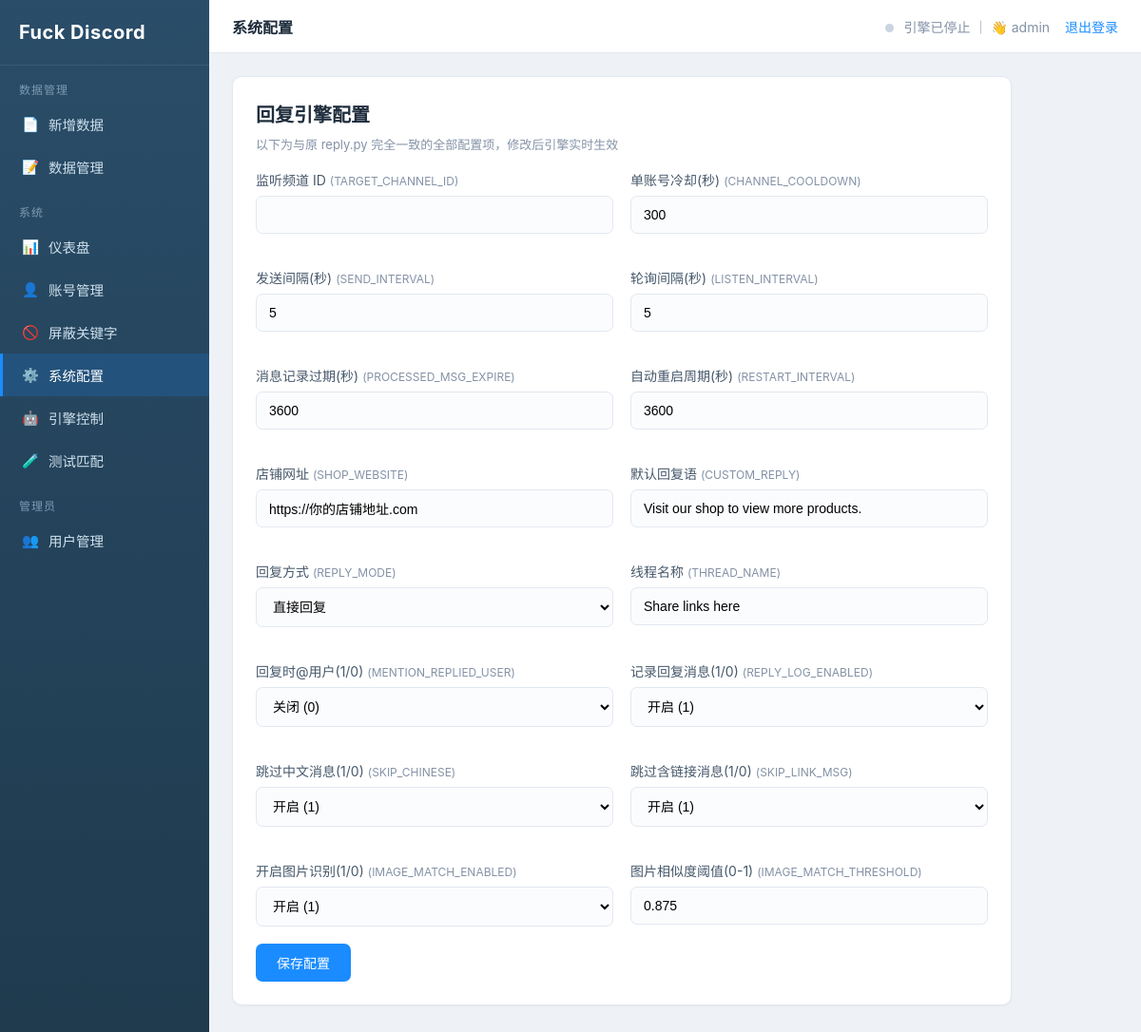
The app's page /settings (signed in) with its own data.
### tables this page shows
CREATE TABLE settings (
            user_id INTEGER NOT NULL,
            key TEXT NOT NULL,
            value TEXT NOT NULL,
            FOREIGN KEY(user_id) REFERENCES users(id) ON DELETE CASCADE,
            PRIMARY KEY(user_id, key)
        );

### app.py (the view, shortened to what this page needs)
@app.route("/settings", methods=["GET", "POST"])
@login_required
def settings():
    uid = current_user_id()
    return render_template(
        "settings.html",
        settings=store.get_settings(uid),
        labels=config.SETTING_LABELS,
        keys=list(config.DEFAULT_SETTINGS.keys()),
    )

### app.py (called while the page is built)
def login_required(view):
    @functools.wraps(view)
    def wrapped(*args, **kwargs):
        if not session.get("user") or not session.get("user_id"):
            session.clear()
            return redirect(url_for("login", next=request.path))
        return view(*args, **kwargs)
    return wrapped

def current_user_id():
    return int(session["user_id"])

@app.context_processor
def inject_globals():
    engine_running = False
    if session.get("user_id"):
        engine_running = engine.running(session["user_id"])
    return {
        "current_user": session.get("user"),
        "current_user_id": session.get("user_id"),
        "is_admin": bool(session.get("is_admin")),
        "engine_running": engine_running,
        "upload_path": upload_path,
    }

### bot_engine.py (called while the page is built)
    def for_user(self, user_id):
        user_id = int(user_id)
        with self._lock:
            if user_id not in self._engines:
                self._engines[user_id] = BotEngine(user_id)
            return self._engines[user_id]

    def running(self, user_id):
        return self.for_user(user_id).running

### store.py (called while the page is built)
def _normalize_user_id(user_id):
    if user_id is None:
        return default_user_id()
    return int(user_id)

def _ensure_dirs():
    os.makedirs(os.path.dirname(DB_PATH), exist_ok=True)

@contextmanager
def get_conn():
    _ensure_dirs()
    conn = sqlite3.connect(DB_PATH, check_same_thread=False, timeout=15)
    conn.row_factory = sqlite3.Row
    conn.execute("PRAGMA journal_mode=WAL;")
    conn.execute("PRAGMA foreign_keys=ON;")
    try:
        yield conn
        conn.commit()
    finally:
        conn.close()

def _ensure_default_settings(conn, user_id):
    for k, v in DEFAULT_SETTINGS.items():
        conn.execute(
            "INSERT OR IGNORE INTO settings(user_id, key, value) VALUES(?,?,?)",
            (user_id, k, v),
        )
    conn.execute(
        """UPDATE settings SET value=?
           WHERE user_id=? AND key='CUSTOM_REPLY' AND value=?""",
        (DEFAULT_SETTINGS["CUSTOM_REPLY"], user_id, "欢迎访问我们的店铺查看更多商品~"),
    )
    _normalize_image_threshold_setting(conn, user_id)
    conn.execute(
        """DELETE FROM settings
           WHERE user_id=? AND key IN ('MESSAGE_RECORD_EXPIRE_DAYS', 'MESSAGE_RECORD_MAX_ROWS')""",
        (user_id,),
    )

def _format_similarity(value):
    return f"{value:.4f}".rstrip("0").rstrip(".")

### templates/settings.html (shortened to what this page needs)
{% extends "base.html" %}
{% set active = 'settings' %}
{% block page_title %}系统配置{% endblock %}
{% block content %}
<div class="card" style="max-width:820px;">
  <h2>回复引擎配置</h2>
  <div class="sub">以下为与原 reply.py 完全一致的全部配置项，修改后引擎实时生效</div>
  <form method="post">
    <div class="grid2">
      {% for key in keys %}
      <div class="form-row">
        <label>{{ labels.get(key, key) }} <span class="hint">({{ key }})</span></label>
        {% if key in ['SHOP_WEBSITE', 'CUSTOM_REPLY'] %}
          <input type="text" name="{{ key }}" value="{{ settings.get(key, '') }}">
        {% elif key == 'REPLY_MODE' %}
          <select name="{{ key }}">
            <option value="reply" {{ 'selected' if settings.get(key, 'reply')=='reply' }}>直接回复</option>
          </select>
        {% elif key in ['SKIP_CHINESE','SKIP_LINK_MSG','IMAGE_MATCH_ENABLED','MENTION_REPLIED_USER','REPLY_LOG_ENABLED'] %}
          <select name="{{ key }}">
            <option value="1" {{ 'selected' if settings.get(key)=='1' }}>开启 (1)</option>
            <option value="0" {{ 'selected' if settings.get(key)=='0' }}>关闭 (0)</option>
          </select>
        {% else %}
          <input type="text" name="{{ key }}" value="{{ settings.get(key, '') }}">
        {% endif %}
      </div>
      {% endfor %}
    </div>
    <button class="btn" type="submit">保存配置</button>
  </form>
</div>
{% endblock %}

### templates/base.html (shortened to what this page needs)
<!DOCTYPE html>
<html lang="zh-CN">
<head>
  <link rel="stylesheet" href="{{ url_for('static', filename='style.css') }}">
</head>
<body>
<div class="layout">
  <aside class="sidebar">
    <div class="brand">Fuck Discord</div>
    <div class="nav-group-title">数据管理</div>
    <a class="nav-item {{ 'active' if active=='add' }}" href="{{ url_for('product_add') }}">
      <span class="ico">📄</span> 新增数据</a>
    <a class="nav-item {{ 'active' if active=='products' }}" href="{{ url_for('products') }}">
      <span class="ico">📝</span> 数据管理</a>
    <div class="nav-group-title">系统</div>
    <a class="nav-item {{ 'active' if active=='dashboard' }}" href="{{ url_for('dashboard') }}">
      <span class="ico">📊</span> 仪表盘</a>
    <a class="nav-item {{ 'active' if active=='accounts' }}" href="{{ url_for('accounts') }}">
      <span class="ico">👤</span> 账号管理</a>
    <a class="nav-item {{ 'active' if active=='blocked_keywords' }}" href="{{ url_for('blocked_keywords') }}">
      <span class="ico">🚫</span> 屏蔽关键字</a>
    <a class="nav-item {{ 'active' if active=='settings' }}" href="{{ url_for('settings') }}">
      <span class="ico">⚙️</span> 系统配置</a>
    <a class="nav-item {{ 'active' if active=='engine' }}" href="{{ url_for('engine_page') }}">
      <span class="ico">🤖</span> 引擎控制</a>
    <a class="nav-item {{ 'active' if active=='test' }}" href="{{ url_for('test_match') }}">
      <span class="ico">🧪</span> 测试匹配</a>
    {% if is_admin %}
    <div class="nav-group-title">管理员</div>
    <a class="nav-item {{ 'active' if active=='users' }}" href="{{ url_for('users') }}">
      <span class="ico">👥</span> 用户管理</a>
    {% endif %}
  </aside>
  <div class="main">
    <div class="topbar">
      <div class="page-title">{% block page_title %}{% endblock %}</div>
      <div class="user">
        <span class="status-dot {{ 'on' if engine_running else 'off' }}"></span>
        引擎{{ '运行中' if engine_running else '已停止' }}
        ｜ 👋 {{ current_user }}
        <a href="{{ url_for('logout') }}">退出登录</a>
      </div>
    </div>
    <div class="content">
      {% block content %}{% endblock %}
    </div>
  </div>
</div>
</body>
</html>

### static/style.css (style rules this page uses)
:root { --sidebar: #2a4d69; --sidebar-dark: #1f3a4d; --sidebar-active: #1a8cff; --primary: #1a8cff; --primary-dark: #1577d6; --bg: #eef2f6; --card: #ffffff; --border: #e2e8f0; --text: #1f2d3d; --muted: #8492a6; --danger: #e74c3c; --success: #2ecc71; }
* { box-sizing: border-box; }
body { margin: 0; font-family: -apple-system, "PingFang SC", "Microsoft YaHei", "Segoe UI", sans-serif; background: var(--bg); color: var(--text); }
a { text-decoration: none; color: inherit; }
.layout { display: flex; min-height: 100vh; }
.sidebar { width: 220px; background: linear-gradient(180deg, var(--sidebar), var(--sidebar-dark)); color: #cfe0ec; flex-shrink: 0; display: flex; flex-direction: column; }
.brand { font-size: 20px; font-weight: 700; color: #fff; padding: 22px 20px; letter-spacing: 0.5px; border-bottom: 1px solid rgba(255,255,255,0.08); }
.nav-group-title { font-size: 12px; color: #7e9bb3; padding: 16px 20px 6px; letter-spacing: 1px; }
.nav-item { display: flex; align-items: center; gap: 10px; padding: 12px 20px; color: #cfe0ec; font-size: 14.5px; cursor: pointer; border-left: 3px solid transparent; }
.nav-item.active { background: rgba(26,140,255,0.18); border-left-color: var(--sidebar-active); color: #fff; }
.nav-item .ico { width: 18px; text-align: center; }
.main { flex: 1; display: flex; flex-direction: column; min-width: 0; }
.topbar { height: 56px; background: var(--card); border-bottom: 1px solid var(--border); display: flex; align-items: center; justify-content: space-between; padding: 0 24px; }
.topbar .page-title { font-weight: 600; font-size: 16px; }
.topbar .user { color: var(--muted); font-size: 14px; }
.topbar .user a { color: var(--primary); margin-left: 12px; }
.content { padding: 24px; }
.card { background: var(--card); border-radius: 10px; border: 1px solid var(--border); box-shadow: 0 1px 3px rgba(0,0,0,0.04); padding: 24px; margin-bottom: 20px; }
.card h2 { margin: 0 0 18px; font-size: 20px; }
.card .sub { color: var(--muted); font-size: 13px; margin: -10px 0 18px; }
.form-row { margin-bottom: 18px; }
.form-row label { display: block; font-size: 14px; margin-bottom: 7px; color: #46586b; }
.form-row input[type=text], .form-row input[type=password], .form-row input[type=number], .form-row textarea, .form-row select { width: 100%; padding: 11px 13px; border: 1px solid var(--border); border-radius: 7px; font-size: 14px; background: #fbfcfe; outline: none; }
.form-row .hint { font-size: 12px; color: var(--muted); margin-top: 5px; }
.grid2 { display: grid; grid-template-columns: 1fr 1fr; gap: 18px; }
.btn { display: inline-block; padding: 10px 22px; border: none; border-radius: 7px; font-size: 14px; cursor: pointer; background: var(--primary); color: #fff; }
.status-dot { display:inline-block; width:9px; height:9px; border-radius:50%; margin-right:6px; }
.status-dot.off { background: #cbd5e0; }

### records on screen
settings: get "监听频道 ID", key "TARGET_CHANNEL_ID"
settings: get "单账号冷却(秒)", key "CHANNEL_COOLDOWN", CHANNEL_COOLDOWN "300"
settings: get "发送间隔(秒)", key "SEND_INTERVAL", SEND_INTERVAL "5"
settings: get "轮询间隔(秒)", key "LISTEN_INTERVAL", LISTEN_INTERVAL "5"
settings: get "消息记录过期(秒)", key "PROCESSED_MSG_EXPIRE", PROCESSED_MSG_EXPIRE "3600"
settings: get "自动重启周期(秒)", key "RESTART_INTERVAL", RESTART_INTERVAL "3600"
settings: get "店铺网址", key "SHOP_WEBSITE", SHOP_WEBSITE "https://你的店铺地址.com"
settings: get "默认回复语", key "CUSTOM_REPLY", CUSTOM_REPLY "Visit our shop to view more products."
settings: get "回复方式", key "REPLY_MODE"
settings: get "线程名称", key "THREAD_NAME", THREAD_NAME "Share links here"
settings: get "回复时@用户(1/0)", key "MENTION_REPLIED_USER"
settings: get "记录回复消息(1/0)", key "REPLY_LOG_ENABLED"
settings: get "跳过中文消息(1/0)", key "SKIP_CHINESE"
settings: get "跳过含链接消息(1/0)", key "SKIP_LINK_MSG"
settings: get "开启图片识别(1/0)", key "IMAGE_MATCH_ENABLED"
settings: get "图片相似度阈值(0-1)", key "IMAGE_MATCH_THRESHOLD", IMAGE_MATCH_THRESHOLD "0.875"

### other values on screen
{{ '运行中' if engine_running else '已停止' }} "已停止"
{{ current_user }} "admin"
